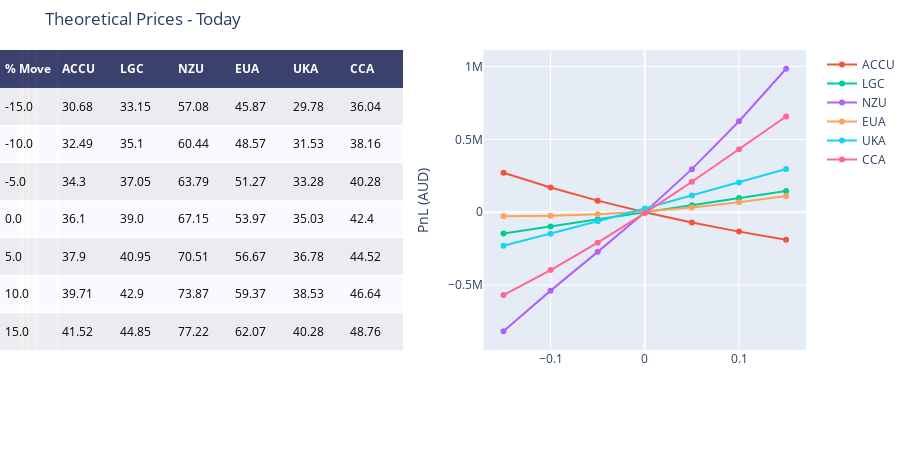

Notebook code for this chart:
### Code cell
price_ranges, price_returns, price_pnls = create_returns(current_date)

fig = ff.create_table(price_ranges,height_constant=50)

for i in mkts:
    #fig.add_trace(go.Scatter(x=fig_daily.Sigma, y=fig_daily[i], name=i, xaxis='x2', yaxis='y2'))
    fig.add_trace(go.Scatter(x = price_returns, y=price_pnls[i], name=i, xaxis='x2', yaxis='y2'))
    fig.update_xaxes(tickvals=[-0.15,-0.10,-0.5,0,0.5,0.10,0.15])
    
fig.update_layout(
    title_text = 'Theoretical Prices - Today',
    margin = {'t':50, 'b':100},
    xaxis = {'domain': [0, .5]},
    xaxis2 = {'domain': [0.6, 1.],'title':''},
    yaxis2 = {'anchor': 'x2', 'title': 'PnL (AUD)'}
)

fig.show()

### Figure 1 — Plotly figure (JSON) as saved in the notebook; plotly's stock layout.template omitted (floating-point values rounded to 4 significant figures)
{"data": [{"colorscale": [[0, "#00083e"], [0.5, "#ededee"], [1, "#ffffff"]], "hoverinfo": "none", "opacity": 0.75, "showscale": false, "type": "heatmap", "z": [[0, 0, 0, 0, 0, 0, 0], [0.5, 0.5, 0.5, 0.5, 0.5, 0.5, 0.5], [1, 1, 1, 1, 1, 1, 1], [0.5, 0.5, 0.5, 0.5, 0.5, 0.5, 0.5], [1, 1, 1, 1, 1, 1, 1], [0.5, 0.5, 0.5, 0.5, 0.5, 0.5, 0.5], [1, 1, 1, 1, 1, 1, 1], [0.5, 0.5, 0.5, 0.5, 0.5, 0.5, 0.5]]}, {"name": "ACCU", "type": "scatter", "x": [-0.15, -0.1, -0.05, 0, 0.05, 0.1, 0.15], "xaxis": "x2", "y": [271400.0, 169900.0, 79880.0, 279.9, -70120.0, -132700.0, -188600.0], "yaxis": "y2"}, {"name": "LGC", "type": "scatter", "x": [-0.15, -0.1, -0.05, 0, 0.05, 0.1, 0.15], "xaxis": "x2", "y": [-146250, -97500, -48750, 0, 48750, 97500, 146250], "yaxis": "y2"}, {"name": "NZU", "type": "scatter", "x": [-0.15, -0.1, -0.05, 0, 0.05, 0.1, 0.15], "xaxis": "x2", "y": [-816000.0, -537400.0, -271500.0, 219.6, 295800.0, 624500.0, 984300.0], "yaxis": "y2"}, {"name": "EUA", "type": "scatter", "x": [-0.15, -0.1, -0.05, 0, 0.05, 0.1, 0.15], "xaxis": "x2", "y": [-28100.0, -23850.0, -12760.0, 6161.0, 33270.0, 68500.0, 111800.0], "yaxis": "y2"}, {"name": "UKA", "type": "scatter", "x": [-0.15, -0.1, -0.05, 0, 0.05, 0.1, 0.15], "xaxis": "x2", "y": [-229900.0, -147300.0, -62130.0, 25260.0, 114400.0, 205000.0, 296500.0], "yaxis": "y2"}, {"name": "CCA", "type": "scatter", "x": [-0.15, -0.1, -0.05, 0, 0.05, 0.1, 0.15], "xaxis": "x2", "y": [-568000.0, -396300.0, -208191, -5320.0, 209200.0, 431400.0, 656700.0], "yaxis": "y2"}], "layout": {"annotations": [{"align": "left", "font": {"color": "#ffffff"}, "showarrow": false, "text": "<b>% Move</b>", "x": -0.45, "xanchor": "left", "xref": "x", "y": 0, "yref": "y"}, {"align": "left", "font": {"color": "#ffffff"}, "showarrow": false, "text": "<b>ACCU</b>", "x": 0.55, "xanchor": "left", "xref": "x", "y": 0, "yref": "y"}, {"align": "left", "font": {"color": "#ffffff"}, "showarrow": false, "text": "<b>LGC</b>", "x": 1.55, "xanchor": "left", "xref": "x", "y": 0, "yref": "y"}, {"align": "left", "font": {"color": "#ffffff"}, "showarrow": false, "text": "<b>NZU</b>", "x": 2.55, "xanchor": "left", "xref": "x", "y": 0, "yref": "y"}, {"align": "left", "font": {"color": "#ffffff"}, "showarrow": false, "text": "<b>EUA</b>", "x": 3.55, "xanchor": "left", "xref": "x", "y": 0, "yref": "y"}, {"align": "left", "font": {"color": "#ffffff"}, "showarrow": false, "text": "<b>UKA</b>", "x": 4.55, "xanchor": "left", "xref": "x", "y": 0, "yref": "y"}, {"align": "left", "font": {"color": "#ffffff"}, "showarrow": false, "text": "<b>CCA</b>", "x": 5.55, "xanchor": "left", "xref": "x", "y": 0, "yref": "y"}, {"align": "left", "font": {"color": "#000000"}, "showarrow": false, "text": "-15.0", "x": -0.45, "xanchor": "left", "xref": "x", "y": 1, "yref": "y"}, {"align": "left", "font": {"color": "#000000"}, "showarrow": false, "text": "30.68", "x": 0.55, "xanchor": "left", "xref": "x", "y": 1, "yref": "y"}, {"align": "left", "font": {"color": "#000000"}, "showarrow": false, "text": "33.15", "x": 1.55, "xanchor": "left", "xref": "x", "y": 1, "yref": "y"}, {"align": "left", "font": {"color": "#000000"}, "showarrow": false, "text": "57.08", "x": 2.55, "xanchor": "left", "xref": "x", "y": 1, "yref": "y"}, {"align": "left", "font": {"color": "#000000"}, "showarrow": false, "text": "45.87", "x": 3.55, "xanchor": "left", "xref": "x", "y": 1, "yref": "y"}, {"align": "left", "font": {"color": "#000000"}, "showarrow": false, "text": "29.78", "x": 4.55, "xanchor": "left", "xref": "x", "y": 1, "yref": "y"}, {"align": "left", "font": {"color": "#000000"}, "showarrow": false, "text": "36.04", "x": 5.55, "xanchor": "left", "xref": "x", "y": 1, "yref": "y"}, {"align": "left", "font": {"color": "#000000"}, "showarrow": false, "text": "-10.0", "x": -0.45, "xanchor": "left", "xref": "x", "y": 2, "yref": "y"}, {"align": "left", "font": {"color": "#000000"}, "showarrow": false, "text": "32.49", "x": 0.55, "xanchor": "left", "xref": "x", "y": 2, "yref": "y"}, {"align": "left", "font": {"color": "#000000"}, "showarrow": false, "text": "35.1", "x": 1.55, "xanchor": "left", "xref": "x", "y": 2, "yref": "y"}, {"align": "left", "font": {"color": "#000000"}, "showarrow": false, "text": "60.44", "x": 2.55, "xanchor": "left", "xref": "x", "y": 2, "yref": "y"}, {"align": "left", "font": {"color": "#000000"}, "showarrow": false, "text": "48.57", "x": 3.55, "xanchor": "left", "xref": "x", "y": 2, "yref": "y"}, {"align": "left", "font": {"color": "#000000"}, "showarrow": false, "text": "31.53", "x": 4.55, "xanchor": "left", "xref": "x", "y": 2, "yref": "y"}, {"align": "left", "font": {"color": "#000000"}, "showarrow": false, "text": "38.16", "x": 5.55, "xanchor": "left", "xref": "x", "y": 2, "yref": "y"}, {"align": "left", "font": {"color": "#000000"}, "showarrow": false, "text": "-5.0", "x": -0.45, "xanchor": "left", "xref": "x", "y": 3, "yref": "y"}, {"align": "left", "font": {"color": "#000000"}, "showarrow": false, "text": "34.3", "x": 0.55, "xanchor": "left", "xref": "x", "y": 3, "yref": "y"}, {"align": "left", "font": {"color": "#000000"}, "showarrow": false, "text": "37.05", "x": 1.55, "xanchor": "left", "xref": "x", "y": 3, "yref": "y"}, {"align": "left", "font": {"color": "#000000"}, "showarrow": false, "text": "63.79", "x": 2.55, "xanchor": "left", "xref": "x", "y": 3, "yref": "y"}, {"align": "left", "font": {"color": "#000000"}, "showarrow": false, "text": "51.27", "x": 3.55, "xanchor": "left", "xref": "x", "y": 3, "yref": "y"}, {"align": "left", "font": {"color": "#000000"}, "showarrow": false, "text": "33.28", "x": 4.55, "xanchor": "left", "xref": "x", "y": 3, "yref": "y"}, {"align": "left", "font": {"color": "#000000"}, "showarrow": false, "text": "40.28", "x": 5.55, "xanchor": "left", "xref": "x", "y": 3, "yref": "y"}, {"align": "left", "font": {"color": "#000000"}, "showarrow": false, "text": "0.0", "x": -0.45, "xanchor": "left", "xref": "x", "y": 4, "yref": "y"}, {"align": "left", "font": {"color": "#000000"}, "showarrow": false, "text": "36.1", "x": 0.55, "xanchor": "left", "xref": "x", "y": 4, "yref": "y"}, {"align": "left", "font": {"color": "#000000"}, "showarrow": false, "text": "39.0", "x": 1.55, "xanchor": "left", "xref": "x", "y": 4, "yref": "y"}, {"align": "left", "font": {"color": "#000000"}, "showarrow": false, "text": "67.15", "x": 2.55, "xanchor": "left", "xref": "x", "y": 4, "yref": "y"}, {"align": "left", "font": {"color": "#000000"}, "showarrow": false, "text": "53.97", "x": 3.55, "xanchor": "left", "xref": "x", "y": 4, "yref": "y"}, {"align": "left", "font": {"color": "#000000"}, "showarrow": false, "text": "35.03", "x": 4.55, "xanchor": "left", "xref": "x", "y": 4, "yref": "y"}, {"align": "left", "font": {"color": "#000000"}, "showarrow": false, "text": "42.4", "x": 5.55, "xanchor": "left", "xref": "x", "y": 4, "yref": "y"}, {"align": "left", "font": {"color": "#000000"}, "showarrow": false, "text": "5.0", "x": -0.45, "xanchor": "left", "xref": "x", "y": 5, "yref": "y"}, {"align": "left", "font": {"color": "#000000"}, "showarrow": false, "text": "37.9", "x": 0.55, "xanchor": "left", "xref": "x", "y": 5, "yref": "y"}, {"align": "left", "font": {"color": "#000000"}, "showarrow": false, "text": "40.95", "x": 1.55, "xanchor": "left", "xref": "x", "y": 5, "yref": "y"}, {"align": "left", "font": {"color": "#000000"}, "showarrow": false, "text": "70.51", "x": 2.55, "xanchor": "left", "xref": "x", "y": 5, "yref": "y"}, {"align": "left", "font": {"color": "#000000"}, "showarrow": false, "text": "56.67", "x": 3.55, "xanchor": "left", "xref": "x", "y": 5, "yref": "y"}, {"align": "left", "font": {"color": "#000000"}, "showarrow": false, "text": "36.78", "x": 4.55, "xanchor": "left", "xref": "x", "y": 5, "yref": "y"}, {"align": "left", "font": {"color": "#000000"}, "showarrow": false, "text": "44.52", "x": 5.55, "xanchor": "left", "xref": "x", "y": 5, "yref": "y"}, {"align": "left", "font": {"color": "#000000"}, "showarrow": false, "text": "10.0", "x": -0.45, "xanchor": "left", "xref": "x", "y": 6, "yref": "y"}, {"align": "left", "font": {"color": "#000000"}, "showarrow": false, "text": "39.71", "x": 0.55, "xanchor": "left", "xref": "x", "y": 6, "yref": "y"}, {"align": "left", "font": {"color": "#000000"}, "showarrow": false, "text": "42.9", "x": 1.55, "xanchor": "left", "xref": "x", "y": 6, "yref": "y"}, {"align": "left", "font": {"color": "#000000"}, "showarrow": false, "text": "73.87", "x": 2.55, "xanchor": "left", "xref": "x", "y": 6, "yref": "y"}, {"align": "left", "font": {"color": "#000000"}, "showarrow": false, "text": "59.37", "x": 3.55, "xanchor": "left", "xref": "x", "y": 6, "yref": "y"}, {"align": "left", "font": {"color": "#000000"}, "showarrow": false, "text": "38.53", "x": 4.55, "xanchor": "left", "xref": "x", "y": 6, "yref": "y"}, {"align": "left", "font": {"color": "#000000"}, "showarrow": false, "text": "46.64", "x": 5.55, "xanchor": "left", "xref": "x", "y": 6, "yref": "y"}, {"align": "left", "font": {"color": "#000000"}, "showarrow": false, "text": "15.0", "x": -0.45, "xanchor": "left", "xref": "x", "y": 7, "yref": "y"}, {"align": "left", "font": {"color": "#000000"}, "showarrow": false, "text": "41.52", "x": 0.55, "xanchor": "left", "xref": "x", "y": 7, "yref": "y"}, {"align": "left", "font": {"color": "#000000"}, "showarrow": false, "text": "44.85", "x": 1.55, "xanchor": "left", "xref": "x", "y": 7, "yref": "y"}, {"align": "left", "font": {"color": "#000000"}, "showarrow": false, "text": "77.22", "x": 2.55, "xanchor": "left", "xref": "x", "y": 7, "yref": "y"}, {"align": "left", "font": {"color": "#000000"}, "showarrow": false, "text": "62.07", "x": 3.55, "xanchor": "left", "xref": "x", "y": 7, "yref": "y"}, {"align": "left", "font": {"color": "#000000"}, "showarrow": false, "text": "40.28", "x": 4.55, "xanchor": "left", "xref": "x", "y": 7, "yref": "y"}, {"align": "left", "font": {"color": "#000000"}, "showarrow": false, "text": "48.76", "x": 5.55, "xanchor": "left", "xref": "x", "y": 7, "yref": "y"}], "height": 450, "margin": {"b": 100, "l": 0, "r": 0, "t": 50}, "title": {"text": "Theoretical Prices - Today"}, "xaxis": {"domain": [0, 0.5], "dtick": 1, "gridwidth": 2, "showticklabels": false, "tick0": -0.5, "ticks": "", "tickvals": [-0.15, -0.1, -0.5, 0, 0.5, 0.1, 0.15], "zeroline": false}, "xaxis2": {"domain": [0.6, 1], "title": {"text": ""}}, "yaxis": {"autorange": "reversed", "dtick": 1, "gridwidth": 2, "showticklabels": false, "tick0": 0.5, "ticks": "", "zeroline": false}, "yaxis2": {"anchor": "x2", "title": {"text": "PnL (AUD)"}}}}
